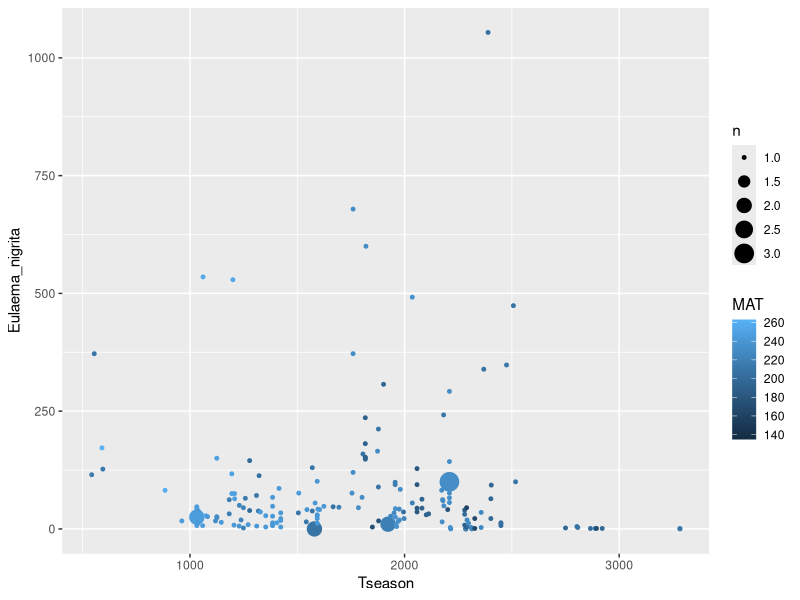
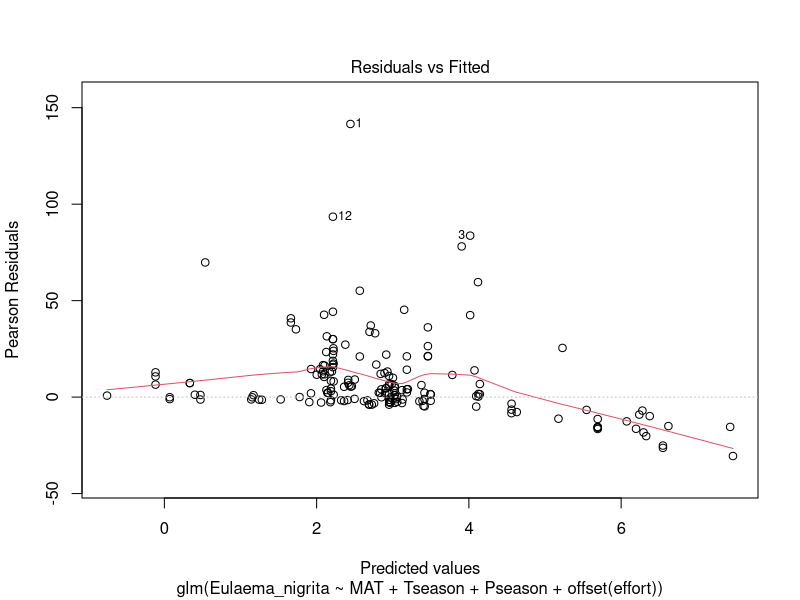
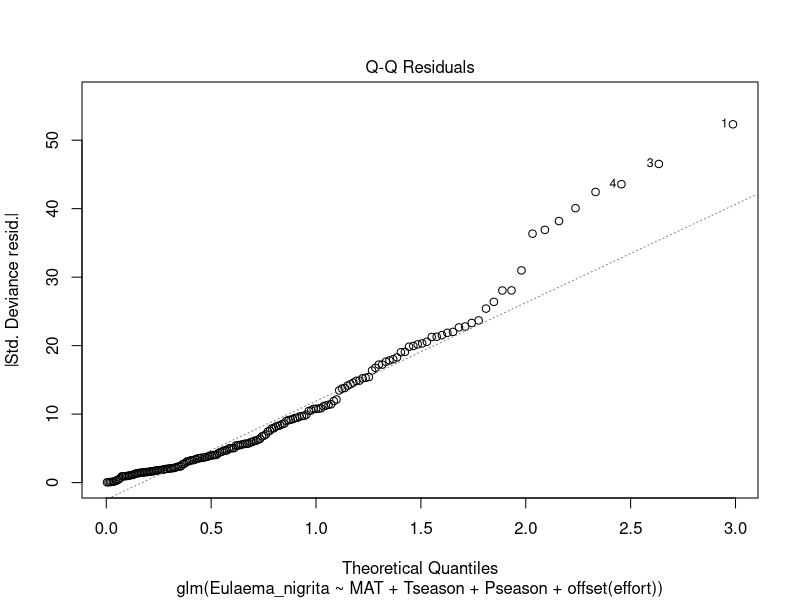
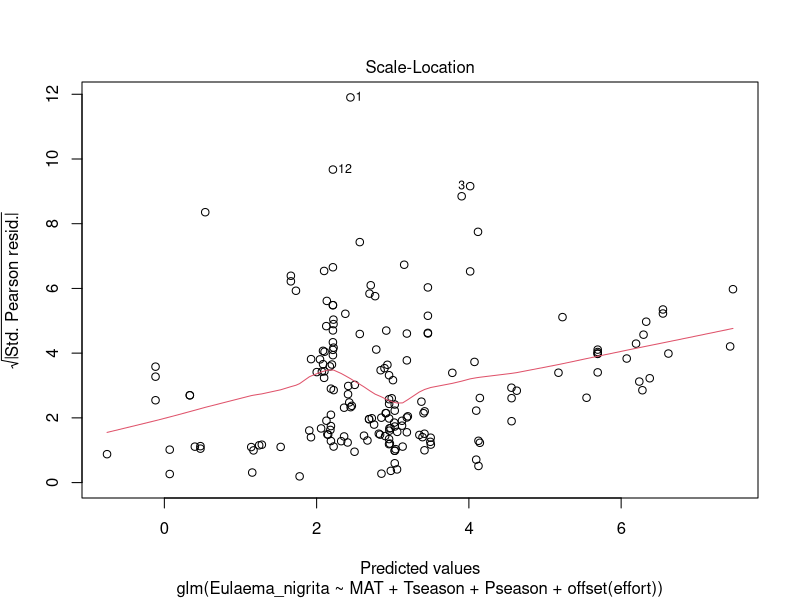
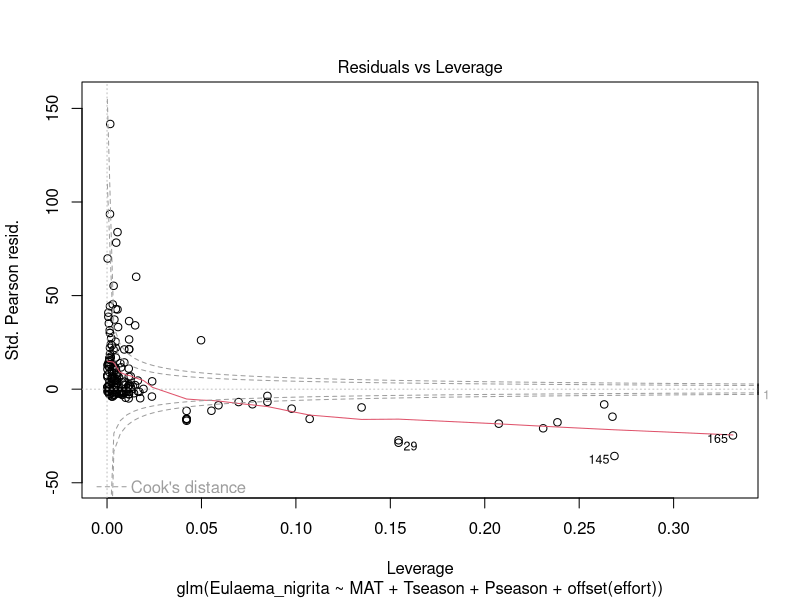
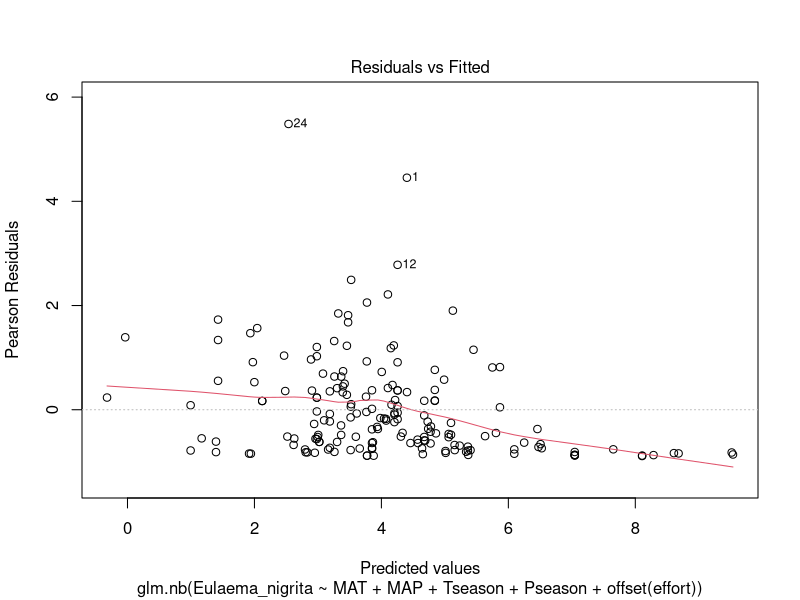
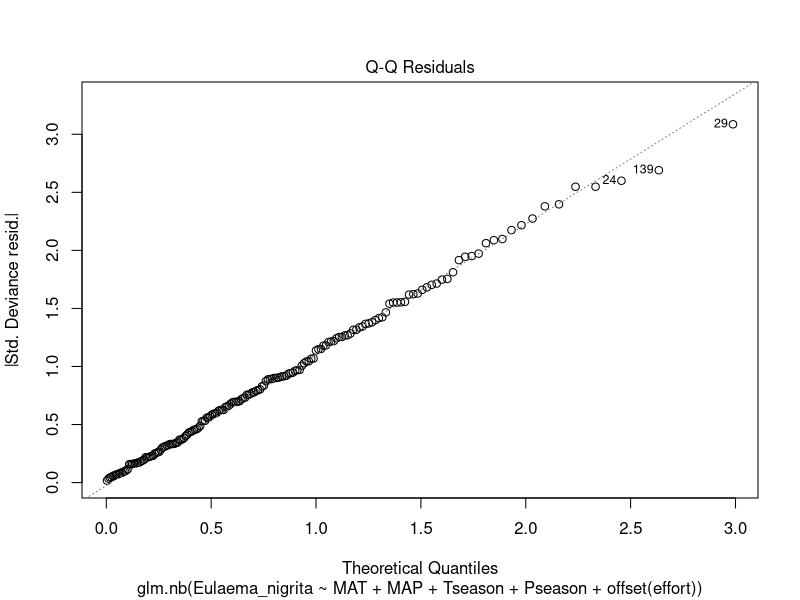
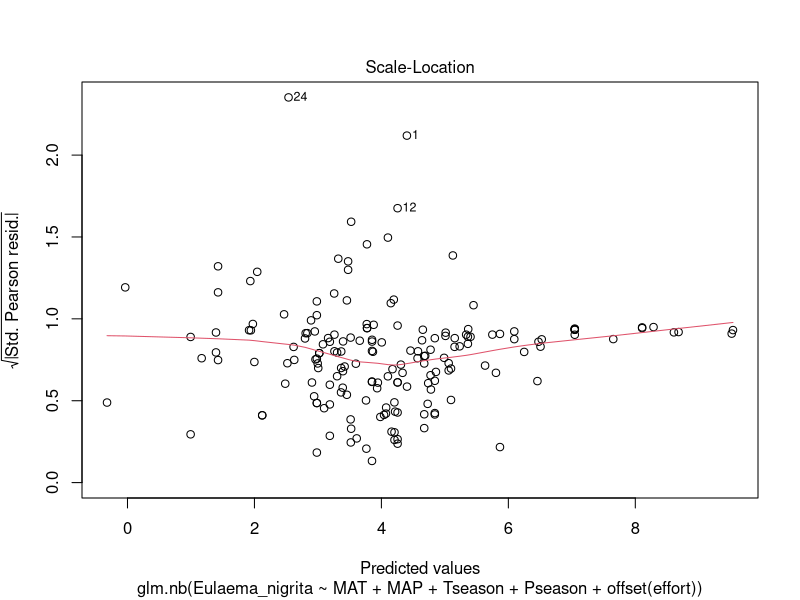

The R source for these figures, in order:
library(dplyr)
library(ggplot2)
library(MASS)
library(car)

#reading the data ####
bees <- read.csv("./data/Eulaema.csv")
# * The mean annual temperature (MAT) is given in degrees Celsius times 10
# * The annual precipitation in mm
# * The temperature seasonality (Tseason) as 100 times the standard deviation of the monthly temperature
# * The precipitation seasonality (Pseason) as the CV of monthly precipitation (given as a percent, i.e. times 100).
# * The effort variable in the log number of hours of sampling

head(bees[168:171, ])
str(bees)
unique(bees$method)
mean(bees$Eulaema_nigrita)
median(bees$Eulaema_nigrita)
max(bees$Eulaema_nigrita)

# subset(bees, Eulaema_nigrita == 1054)

#filtering out the outlier ?
# bees <- bees |> 
#   filter(Eulaema_nigrita != 1054)
# hist(bees$Eulaema_nigrita)

bees$method <- as.factor(bees$method)

# ggplot(data = bees,
#   aes(
#     method, 
#     Eulaema_nigrita
#   )
# ) + 
#   geom_boxplot() +
#   facet_wrap(bees$SA)

ggplot(data = bees,
  aes(
    Tseason, 
    Eulaema_nigrita,
    color = MAT
  )
) + 
  geom_count() 
  # geom_line(aes(y = altitude), color = "blue") + 
  # geom_bar(aes(y = Pseason), stat = "identity", fill = "gray")

#models ####
# general linear model
m <- glm(Eulaema_nigrita ~ MAT + Tseason + Pseason + offset(effort),
    family = "poisson", data = bees)

summary(m)
plot(m)
deviance(m) / df.residual(m) #dispersion statistic
# [1] 186.3061, very high overdispersion, lets try negative binomial

# negative binomial
# offsets makes the effort exactly proportional for bee counts, that is, more effort -> more bees. no errors, no variation, its perfectly linear. 
m_nb <- glm.nb(Eulaema_nigrita ~ MAT + MAP + Tseason + Pseason + offset(effort), data = bees)
vif(m_nb) # seems fine

plot(m_nb)
deviance(m_nb) / df.residual(m_nb)
# [1] 1.2088, overdispersion handled well

# comparing the two models
plot(fitted(m), bees$Eulaema_nigrita)
points(fitted(m_nb), bees$Eulaema_nigrita, col = "red")
abline(0, 1, col = "skyblue")

# response = the actual count data, not in log scale
plot(residuals(m_nb), predict(m_nb, type = "response"))
abline(h = 0, col = "red")




# some notes from the summary ####
summary(m_nb)

# Call:
# glm.nb(formula = Eulaema_nigrita ~ MAT + MAP + Tseason + Pseason + 
#     offset(effort), data = bees, init.theta = 0.7910403184, link = log)

# Coefficients:
#               Estimate Std. Error z value Pr(>|z|)    
# (Intercept)  5.0095771  1.4341650   3.493 0.000478 ***
# MAT         -0.0056387  0.0047198  -1.195 0.232206    
# MAP         -0.0015825  0.0002363  -6.697 2.13e-11 ***
# Tseason     -0.0012540  0.0001884  -6.655 2.82e-11 ***
# Pseason      0.0146916  0.0042890   3.425 0.000614 ***
# ---
# Signif. codes:  0 ‘***’ 0.001 ‘**’ 0.01 ‘*’ 0.05 ‘.’ 0.1 ‘ ’ 1

# (Dispersion parameter for Negative Binomial(0.791) family taken to be 1)

#     Null deviance: 291.34  on 177  degrees of freedom
# Residual deviance: 209.12  on 173  degrees of freedom
# AIC: 1836

# Number of Fisher Scoring iterations: 1


#               Theta:  0.7910 
#           Std. Err.:  0.0773 

#  2 x log-likelihood:  -1823.9940 
cor(bees$MAP, bees$Pseason)


# MAP estimate
exp(-0.0015825) # MAP estimate -> [1] 0.9984188
# for each mm, bee count decreases by 0.16%
# stadardized value MAP
exp(-0.0015825 * sd(bees$MAP))  #[1] 0.5233039
# for each SD of the MAP estimate, we a predicted decrease of 47.67% 


# MAT estimate
exp(-0.0056387) # MAT -> [1] 0.9943772
# for each MAT value (degree celcius / 10), bee count decreases by 0.57% 
# stadardized value MAT
-0.0056387 * 10 # -> coef per every degree C
sd(bees$MAT) / 10 # -> sd per every degree C
exp((-0.0056387 * 10) * (sd(bees$MAT) / 10)) # [1] 0.8802881
# for each SD of the MAP estimate, the count is predcited to decrease by 11.97%

# Tseason estimate
exp(-0.0012540) #Tseason -> [1] 0.9987468
# 1 unit of Tseason = 1% of a degree standard deviation (SD / 100).
# for each Tseason unit, bee count decreases by 0.13%
# over a range
exp(-0.0012540 * 100) # [1] 0.882144
# so for each SD unit, bee count decreases by 11.79%
# across the range?
range(bees$Tseason) # [1]  542 3283
# 542 / 100 and 3283 / 100 corresponds to the variability in degree celcius. this means that for locales of the lowest Tseason value experience a change of 5.42 degrees per month. 
exp(-0.0012540 * (3283-542)) # [1] 0.03215414
# across the whole range, bee counts are predicted to drop by 96.78% !


# P season estimate
exp(0.0146916) #Pseason -> [1] 1.0148
# for each Pseason unit (1% CV), we see a 1.48% increase of bee counts
# each unit = 1% increase in precipitation variability ?
# standardized
exp(0.0146916 * sd(bees$Pseason))
# predicted bee counts increase by 36.56% for a site that is 1 SD higher in Pseason than average
# across rnage?
range(bees$Pseason) # [1] 10 92
# tbh im not sure how to interpret this, but lets go
exp(0.0146916 * (92-10)) # [1] 3.335796
# across the whole range, bee count is predicted to increase by 233.58%
82/2 # 41 is in the middle of the range, let's predict that
exp(0.0146916 * 41) # [1] 1.826416
# according to the model - compared to the lowest, the sites with median precipitation seasonality is predicted to increase bee count by 82.64%




# making a dataset ####
MAT_mean <- mean(bees$MAT)
MAP_mean <- mean(bees$MAP)
MAP_seq <- seq(min(bees$MAP), max(bees$MAP), length = 200)
effort_mean <- mean(bees$effort, na.rm = TRUE) # note to self: try with mean centered values
Tseason_seq <- seq(min(bees$Tseason), max(bees$Tseason), length = 200)
Pseason_seq <- seq(min(bees$Pseason), max(bees$Pseason), length = 200)


# set for Tseason ####
df_bees_T <- data.frame(
  MAP = MAP_mean,
  MAT = MAT_mean,
  effort = effort_mean,
  Tseason = Tseason_seq,
  Pseason = mean(bees$Pseason) # we only want 1 variying response
)

# predicted counts on response scale
pred_T <- predict(m_nb, newdata=df_bees_T, type="response")
# type = "response" gives the real counts, not log-counts

# 95% confidendence bands, has to be on the log scale
pred_T_se <- predict(m_nb, newdata = df_bees_T, type = "link", se.fit = TRUE)
# "link" -> linear predictor (log-counts in a log-link model)

highest_T <- exp(pred_T_se$fit + 1.96*pred_T_se$se.fit)
lowest_T <- exp(pred_T_se$fit - 1.96*pred_T_se$se.fit)

# now dataset for Pseason ####
df_bees_P <- data.frame(
  MAP = MAP_mean,
  MAT = MAT_mean,
  effort = effort_mean,
  Tseason = mean(bees$Tseason),
  Pseason = Pseason_seq
)

# prediction values on count scale
pred_P <- predict(m_nb, newdata = df_bees_P, type = "response")

# confidence bands (based on normality, therefor link)
# CI=η±1.96⋅SE(η) (log-scale)
pred_P_se <- predict(m_nb, newdata = df_bees_P, type = "link", se.fit = TRUE)

# transformation to count scale
highest_P <- exp(pred_P_se$fit + (1.96 * pred_P_se$se.fit))
lowest_P <- exp(pred_P_se$fit - (1.96 * pred_P_se$se.fit))
# fit holds the values of predicted bee counts
# se.fit holds the SE values of the predictions (SE(η))

# MAP values
df_bees_MAP <- data.frame(
  MAP = MAP_seq,
  MAT = MAT_mean,
  effort = effort_mean,
  Tseason = mean(bees$Tseason),
  Pseason = mean(bees$Pseason) # we only want 1 variying response
)

pred_MAP <- predict(m_nb, newdata = df_bees_MAP, type = "response")

pred_MAP_se <- predict(m_nb, newdata = df_bees_MAP, type = "link", se.fit = TRUE)

highest_MAP <- exp(pred_MAP_se$fit + 1.96 * pred_MAP_se$se.fit)
lowest_MAP <- exp(pred_MAP_se$fit - 1.96 * pred_MAP_se$se.fit)

# other data set just for funz (can be ignored)####

# mean centered set
# df_bees_T_center <- data.frame(
#   MAT = 0,
#   effort = 0,
#   Tseason = seq(min(bees$Tseason), max(bees$Tseason), length = 200),
#   Pseason = 0 # we only want 1 variying response
# )

# mean centered values
# pred_T_center <- predict(m_nb, newdata=df_bees_T_center, type="response")

# mean centered values
# pred_T_se_center <- predict(m_nb, newdata=df_bees_T_center, type="link", se.fit=TRUE)

# mean centered values
# upper_T_center <- exp(pred_T_se_center$fit + 1.96*pred_T_se_center$se.fit)
# lower_T_center <- exp(pred_T_se_center$fit - 1.96*pred_T_se_center$se.fit)

# if effort was considered a predictor, and not proportional:
# m_nb_2 <- glm.nb(Eulaema_nigrita ~ MAT + Tseason + Pseason + effort, data = bees)

# if effort was considered a predictor, and not proportianl
# pred_T_se_2 <- predict(m_nb_2, newdata=df_bees_T, type="link", se.fit=TRUE)

# if effort was considered a predictor, and not proportianl
# upper_T_2 <- exp(pred_T_se_2$fit + 1.96*pred_T_se_2$se.fit)
# lower_T_2 <- exp(pred_T_se_2$fit - 1.96*pred_T_se_2$se.fit)

# plotting ####
par(mfrow = c(1,2))
plot(Tseason_seq, pred_T, 
  type="l",
  las = 1, 
  col="skyblue",
  # ylim = c(0,400),
  xlab="Temperature Seasonality (Tseason)",
  ylab="Predicted bee count",   
  main="Effect of Tseason on Bee Counts",)
lines(Tseason_seq, highest_T, col="skyblue", lty=2)
lines(Tseason_seq, lowest_T, col="skyblue", lty=2)
# points(bees$Tseason, bees$Eulaema_nigrita, col = rgb(0,0,0,0.3))

range(bees$Tseason)
range(pred_T)
max(pred_T) / min(pred_T) # fold-change
(max(pred_T) - min(pred_T)) / min(pred_T) * 100 # percent change


plot(Pseason_seq, pred_P, 
  type="l", 
  las = 1,
  col="skyblue",
  # ylim = c(0, 400),
  xlab="Precipitation Seasonality (Pseason)",
  ylab="Predicted bee count",
  main="Effect of Pseason on Bee Counts")
lines(Pseason_seq, highest_P, col="skyblue", lty=2)
lines(Pseason_seq, lowest_P, col="skyblue", lty=2)
# points(bees$Pseason, bees$Eulaema_nigrita, col = rgb(0, 0, 0, 0.3))

par(mfrow = c(1,1))
plot(MAP_seq, pred_MAP, 
  type="l", 
  las = 1,
  col="skyblue",
  # ylim = c(0, 400),
  xlab="Mean Average Precipitation [mm]",
  ylab="Predicted bee count",
  main="Effect of MAP on Bee Counts")
lines(MAP_seq, highest_MAP, col="skyblue", lty=2)
lines(MAP_seq, lowest_MAP, col="skyblue", lty=2)


# plot(Tseason_seq, pred_T_2, type="l", col="blue",
#      xlab="Temperature Seasonality (Tseason)",
#      ylab="Predicted bee count",
#      main="Effect of Tseason on Bee Counts 2")
# lines(Tseason_seq, upper_T_2, col="blue", lty=2)
# lines(Tseason_seq, lower_T_2, col="blue", lty=2)

# plot(Tseason_seq, pred_T_center, type="l", col="blue",
#      xlab="Temperature Seasonality (Tseason)",
#      ylab="Predicted bee count",
#      main="Effect of Tseason on Bee Counts")
# lines(Tseason_seq, upper_T_center, col="blue", lty=2)
# lines(Tseason_seq, lower_T_center, col="blue", lty=2)

?hist
?geom_point
?aes
?predict
?predict.glm
max(bees$Eulaema_nigrita)